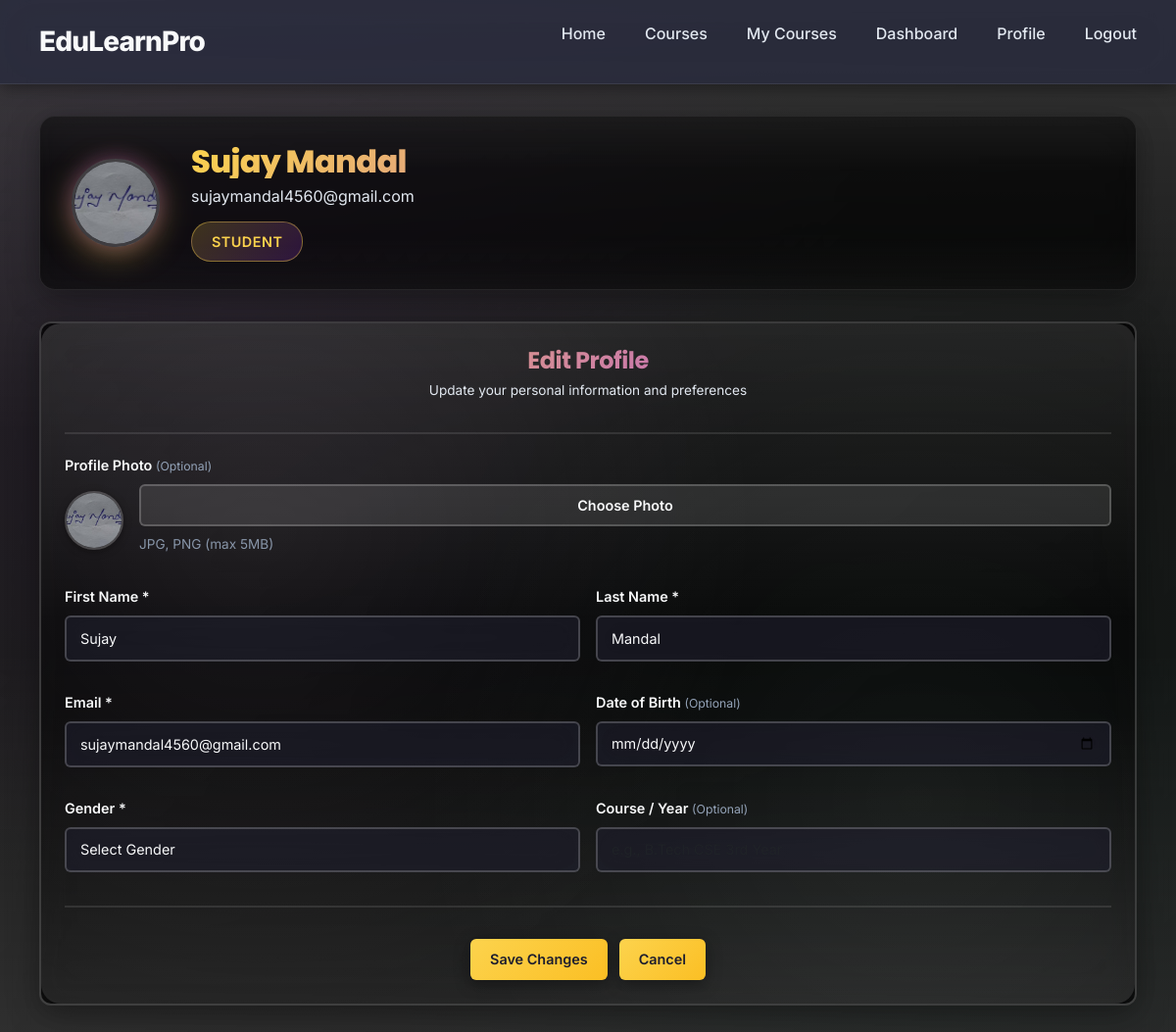
/users/profile/ (signed in), run on the app's committed database.
### users/models.py (models this page shows, shortened)
class User(AbstractUser):
    phone = models.CharField(max_length=15, blank=True, null=True)
    bio = models.TextField(blank=True, null=True)
    @property
    def role(self):
        profile = getattr(self, "profile", None)
        return profile.role if profile else None

class Profile(models.Model):
    ROLE_CHOICES = (
        ("student", "Student"),
        ("instructor", "Instructor"),
    )
    user = models.OneToOneField(
        settings.AUTH_USER_MODEL,
        on_delete=models.CASCADE,
        related_name="profile",
    )
    role = models.CharField(max_length=20, choices=ROLE_CHOICES, default="student")
    created_at = models.DateTimeField(auto_now_add=True)
    updated_at = models.DateTimeField(auto_now=True)
    current_streak = models.PositiveIntegerField(default=0)
    longest_streak = models.PositiveIntegerField(default=0)
    last_activity_date = models.DateField(blank=True, null=True)
    date_of_birth = models.DateField(blank=True, null=True, verbose_name="Date of Birth")
    gender = models.CharField(
        max_length=20,
        choices=[
            ('male', 'Male'),
            ('female', 'Female'),
            ('other', 'Other'),
        ],
        blank=True,
        null=True,
    )
    course_year = models.CharField(max_length=100, blank=True, null=True, verbose_name="Course / Year")
    profile_photo = models.ImageField(upload_to='profile_photos/', blank=True, null=True, verbose_name="Profile Photo")

### users/views.py (the view)
# urls.py: path('profile/', views.profile, name='profile'),
@login_required
def profile(request):
    if request.method == "POST":
        form = ProfileEditForm(request.POST, request.FILES, instance=request.user)
        if form.is_valid():
            form.save()
            request.user.refresh_from_db()
            if hasattr(request.user, 'profile'):
                request.user.profile.refresh_from_db()
            messages.success(request, "Profile updated successfully!")
            return redirect('users:profile')
        else:
            messages.error(request, "Please correct the errors below.")
    else:
        form = ProfileEditForm(instance=request.user)
    from .models import Profile
    Profile.objects.get_or_create(user=request.user)
    request.user.refresh_from_db()
    context = {
        'form': form,
    }
    return render(request, 'users/profile.html', context)

### templates/users/profile.html (shortened to what this page needs)
{% extends 'base.html' %}
{% load static %}
{% block content %}
<div class="profile-page-wrapper">
    <div class="container">
        <div class="profile-header-section">
            <div class="profile-avatar">
                {% if user.profile and user.profile.profile_photo %}
                    <img src="{{ user.profile.profile_photo.url }}" alt="Profile Photo" class="profile-photo-img">
                {% else %}
                    <div class="avatar-circle">
                        <span>{{ user.first_name|first|default:user.username|first|upper }}{{ user.last_name|first|default:""|upper }}</span>
                    </div>
                {% endif %}
            </div>
            <div class="profile-header-info">
                <h1>{{ user.get_full_name|default:user.username }}</h1>
                <p class="profile-email">{{ user.email }}</p>
                {% if user.profile.role %}
                    <span class="profile-badge">{{ user.profile.get_role_display }}</span>
                {% endif %}
            </div>
        </div>
        <div class="profile-card">
            <div class="profile-card-header">
                <h2>Edit Profile</h2>
                <p>Update your personal information and preferences</p>
            </div>
            <form method="post" class="profile-form" enctype="multipart/form-data">
                <div class="profile-form-grid">
                    <div class="form-group profile-photo-group">
                        <label for="{{ form.profile_photo.id_for_label }}">{{ form.profile_photo.label }}{% if not form.profile_photo.field.required %} <span class="optional-text">(Optional)</span>{% endif %}</label>
                        <div class="profile-photo-upload-compact">
                            <div class="photo-preview-wrapper">
                                {% if user.profile.profile_photo and user.profile.profile_photo.url %}
                                    <img src="{{ user.profile.profile_photo.url }}" alt="Current Photo" class="photo-preview-small" id="photoPreview">
                                {% else %}
                                    <div class="photo-placeholder" id="photoPreview">
                                        <span>{{ user.first_name|first|default:user.username|first|upper }}{{ user.last_name|first|default:""|upper }}</span>
                                    </div>
                                {% endif %}
                            </div>
                            <div class="photo-upload-control">
                                <label for="{{ form.profile_photo.id_for_label }}" class="photo-upload-btn">
                                    <span>Choose Photo</span>
                                </label>
                                <small class="form-help">JPG, PNG (max 5MB)</small>
                            </div>
                        </div>
                    </div>
                    <div class="form-group">
                        <label for="{{ form.first_name.id_for_label }}">First Name <span class="required-text">*</span></label>
                        {{ form.first_name }}
                    </div>
                    <div class="form-group">
                        <label for="{{ form.last_name.id_for_label }}">Last Name <span class="required-text">*</span></label>
                        {{ form.last_name }}
                    </div>
                    <div class="form-group">
                        <label for="{{ form.email.id_for_label }}">Email <span class="required-text">*</span></label>
                        {{ form.email }}
                    </div>
                    <div class="form-group">
                        <label for="{{ form.date_of_birth.id_for_label }}">Date of Birth{% if not form.date_of_birth.field.required %} <span class="optional-text">(Optional)</span>{% endif %}</label>
                        {{ form.date_of_birth }}
                    </div>
                    <div class="form-group">
                        <label for="{{ form.gender.id_for_label }}">Gender <span class="required-text">*</span></label>
                        {{ form.gender }}
                    </div>
                    <div class="form-group">
                        <label for="{{ form.course_year.id_for_label }}">Course / Year{% if not form.course_year.field.required %} <span class="optional-text">(Optional)</span>{% endif %}</label>
                        {{ form.course_year }}
                    </div>
                </div>
                <div class="form-actions">
                    <button type="submit" class="btn btn-primary">Save Changes</button>
                    {% if user.profile.role == 'instructor' %}
                        <a href="{% url 'users:instructor_dashboard' %}" class="btn btn-secondary">Cancel</a>
                    {% else %}
                        <a href="{% url 'users:student_dashboard' %}" class="btn btn-secondary">Cancel</a>
                    {% endif %}
                </div>
            </form>
        </div>
    </div>
</div>
{% endblock %}

### data on the page
User: profile.profile_photo (picture), get_full_name "Sujay Mandal", email "sujaymandal4560@gmail.com", profile.role "STUDENT", first_name "Sujay", last_name "Mandal"
